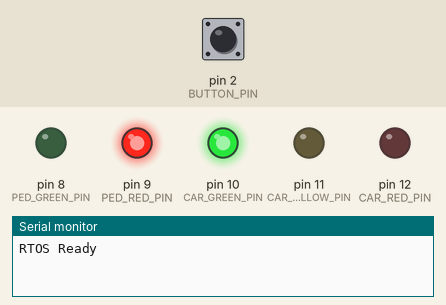
Recording of a sketch running on a simulated Arduino Uno, built with avr-gcc and run on an emulated ATmega328P. Shown: output pins drawn as LEDs (lit = HIGH), the last lines printed to the serial monitor. The test bench sets the inputs (shaded band); at power-on: pin 2 (BUTTON_PIN) HIGH.

Above: at 1.2 s.
1.3 s: pin 2 (BUTTON_PIN) pulled LOW for 0.15 s
At 1.9 s:
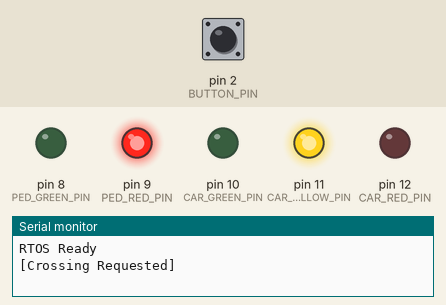
At 5.9 s:
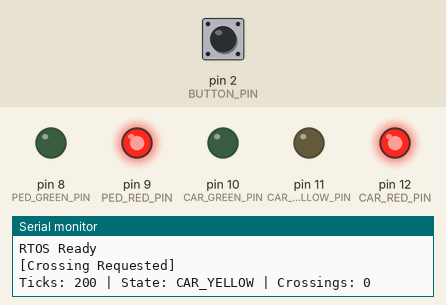
Timing chart, 0 to 18.7 s (numbered marks = the images above; inputs shaded):
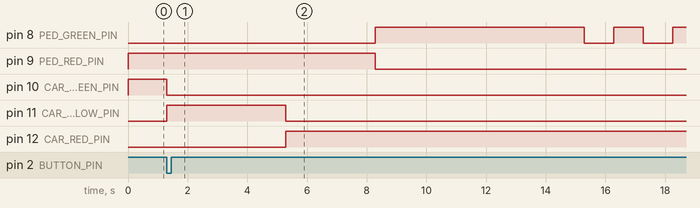

The sketch:

arduino-uno-rtos-simple.ino
```cpp
#include <Arduino_FreeRTOS.h>
#include <semphr.h>

// --- Definición de Pines ---
const int CAR_RED_PIN = 12, CAR_YELLOW_PIN = 11, CAR_GREEN_PIN = 10;
const int PED_RED_PIN = 9, PED_GREEN_PIN = 8;
const int BUTTON_PIN = 2;

// --- Estados del Sistema ---
enum TrafficState {
  CAR_GREEN,      // Verde para vehículos, rojo para peatones
  CAR_YELLOW,     // Amarillo para vehículos (transición)
  PED_CROSSING,   // Verde para peatones (cruzan)
  PED_WARNING,    // Verde parpadeante para peatones (advertencia)
  COOLDOWN        // Verde vehículos de nuevo (enfriamiento de seguridad)
};

volatile TrafficState systemState = CAR_GREEN; // Estado inicial
volatile unsigned long requests = 0; // Contador de cruces solicitados

SemaphoreHandle_t xSemButton = NULL; // Semáforo para comunicación entre tareas

void controllerTask(void *pv); // Controlador de semáforo
void monitorTask(void *pv); // Monitor de semáforo
void buttonISR();

void setup() {
  Serial.begin(9600);

  pinMode(CAR_RED_PIN, OUTPUT);
  pinMode(CAR_YELLOW_PIN, OUTPUT);
  pinMode(CAR_GREEN_PIN, OUTPUT);
  pinMode(PED_RED_PIN, OUTPUT);
  pinMode(PED_GREEN_PIN, OUTPUT);
  pinMode(BUTTON_PIN, INPUT_PULLUP);

  // Estado Inicial
  digitalWrite(CAR_GREEN_PIN, HIGH);
  digitalWrite(PED_RED_PIN, HIGH);

  xSemButton = xSemaphoreCreateBinary();

  if (xSemButton != NULL) {
    // Tareas con stack balanceado y seguro (100 y 150 palabras)
    xTaskCreate(controllerTask, "Ctrl", 100, NULL, 2, NULL);
    xTaskCreate(monitorTask, "Mon", 150, NULL, 1, NULL);

    attachInterrupt(digitalPinToInterrupt(BUTTON_PIN), buttonISR, FALLING);
    Serial.println(F("RTOS Ready"));
  }
}

void loop() {}

// Rutina de Interrupción
void buttonISR() {
  BaseType_t woken = pdFALSE;
  // Funciona como productor de eventos
  xSemaphoreGiveFromISR(xSemButton, &woken);
  if (woken) {
    // Cede el control de la CPU a la tarea de mayor prioridad manualmente
    taskYIELD();
  }
}

// Tarea del Controlador (Prioridad 2)
void controllerTask(void *pv) {
  (void) pv;
  for (;;) {
    // Funciona como consumidor de eventos
    if (xSemaphoreTake(xSemButton, portMAX_DELAY) == pdTRUE) {
      Serial.println(F("\n[Crossing Requested]"));

      // 1. Autos de Verde a Amarillo
      systemState = CAR_YELLOW;
      digitalWrite(CAR_GREEN_PIN, LOW);
      digitalWrite(CAR_YELLOW_PIN, HIGH);
      vTaskDelay(pdMS_TO_TICKS(4000));

      // 2. Autos a Rojo y espera
      digitalWrite(CAR_YELLOW_PIN, LOW);
      digitalWrite(CAR_RED_PIN, HIGH);
      vTaskDelay(pdMS_TO_TICKS(3000));

      // 3. Cruce peatonal activo (Verde Peatón)
      systemState = PED_CROSSING;
      digitalWrite(PED_RED_PIN, LOW);
      digitalWrite(PED_GREEN_PIN, HIGH);
      requests++;
      vTaskDelay(pdMS_TO_TICKS(7000));

      // 4. Parpadeo Verde Peatón (Advertencia)
      systemState = PED_WARNING;
      for (int i = 0; i < 8; i++) {
        digitalWrite(PED_GREEN_PIN, !digitalRead(PED_GREEN_PIN));
        vTaskDelay(pdMS_TO_TICKS(1000));
      }
      digitalWrite(PED_GREEN_PIN, LOW);
      digitalWrite(PED_RED_PIN, HIGH);
      vTaskDelay(pdMS_TO_TICKS(3000));

      // 5. Autos de Rojo a Verde y enfriamiento
      systemState = COOLDOWN;
      digitalWrite(CAR_RED_PIN, LOW);
      digitalWrite(CAR_GREEN_PIN, HIGH);
      vTaskDelay(pdMS_TO_TICKS(6000));

      systemState = CAR_GREEN; // Retorno a Verde Autos normal

      // Limpiar rebotes acumulados en el botón
      while (xSemaphoreTake(xSemButton, 0) == pdTRUE);
    }
  }
}

// Tarea Periódica de Monitoreo (Prioridad 1 - cada 3 segundos)
void monitorTask(void *pv) {
  (void) pv;
  for (;;) {
    vTaskDelay(pdMS_TO_TICKS(3000));
    Serial.print(F("Ticks: "));
    Serial.print(xTaskGetTickCount());
    Serial.print(F(" | State: "));

    // Imprimir el nombre del estado correspondiente usando switch-case
    switch (systemState) {
      case CAR_GREEN:     Serial.print(F("CAR_GREEN")); break;
      case CAR_YELLOW:    Serial.print(F("CAR_YELLOW")); break;
      case PED_CROSSING:  Serial.print(F("PED_CROSSING")); break;
      case PED_WARNING:   Serial.print(F("PED_WARNING")); break;
      case COOLDOWN:      Serial.print(F("COOLDOWN")); break;
    }

    Serial.print(F(" | Crossings: "));
    Serial.println(requests);
  }
}
```

Measured:
- after the input at 1.3 s, pin 8 (PED_GREEN_PIN): goes HIGH 7.0 s, LOW 0.99 s, HIGH 0.99 s, LOW 0.99 s, then HIGH, starting after 7.0 s; pin 9 (PED_RED_PIN): HIGH → LOW after 7.0 s; pin 10 (CAR_GREEN_PIN): HIGH → LOW at once; pin 11 (CAR_YELLOW_PIN): LOW → HIGH at once, → LOW 4.0 s later; pin 12 (CAR_RED_PIN): LOW → HIGH after 4.0 s
